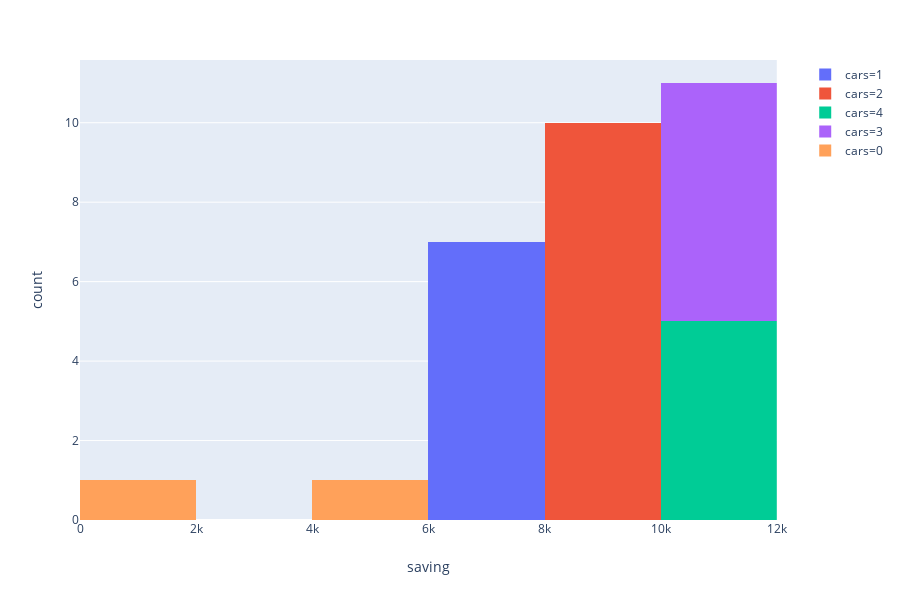

This figure's notebook cell:
### Markdown cell above
***30) histogram with plotly***

### Code cell
a=pd.read_csv('income.csv')
cars=list(a['cars'])
fig = epx.histogram(a, x="saving", color="cars")
fig.show()

### Figure 1 — Plotly figure (JSON) as saved in the notebook; plotly's stock layout.template omitted (floating-point values rounded to 4 significant figures)
{"data": [{"alignmentgroup": "True", "bingroup": "x", "hoverlabel": {"namelength": 0}, "hovertemplate": "cars=1<br>saving=%{x}<br>count=%{y}", "legendgroup": "cars=1", "marker": {"color": "#636efa"}, "name": "cars=1", "offsetgroup": "cars=1", "orientation": "v", "showlegend": true, "type": "histogram", "x": [7675, 7915, 7481, 7675, 7747, 7606, 7288], "xaxis": "x", "yaxis": "y"}, {"alignmentgroup": "True", "bingroup": "x", "hoverlabel": {"namelength": 0}, "hovertemplate": "cars=2<br>saving=%{x}<br>count=%{y}", "legendgroup": "cars=2", "marker": {"color": "#EF553B"}, "name": "cars=2", "offsetgroup": "cars=2", "orientation": "v", "showlegend": true, "type": "histogram", "x": [8646, 9850, 9550, 9645, 9858, 8176, 9816, 9457, 9450, 8662], "xaxis": "x", "yaxis": "y"}, {"alignmentgroup": "True", "bingroup": "x", "hoverlabel": {"namelength": 0}, "hovertemplate": "cars=4<br>saving=%{x}<br>count=%{y}", "legendgroup": "cars=4", "marker": {"color": "#00cc96"}, "name": "cars=4", "offsetgroup": "cars=4", "orientation": "v", "showlegend": true, "type": "histogram", "x": [11169, 11646, 11557, 11410, 11037], "xaxis": "x", "yaxis": "y"}, {"alignmentgroup": "True", "bingroup": "x", "hoverlabel": {"namelength": 0}, "hovertemplate": "cars=3<br>saving=%{x}<br>count=%{y}", "legendgroup": "cars=3", "marker": {"color": "#ab63fa"}, "name": "cars=3", "offsetgroup": "cars=3", "orientation": "v", "showlegend": true, "type": "histogram", "x": [10078, 10171, 10180, 10923, 10702, 10936], "xaxis": "x", "yaxis": "y"}, {"alignmentgroup": "True", "bingroup": "x", "hoverlabel": {"namelength": 0}, "hovertemplate": "cars=0<br>saving=%{x}<br>count=%{y}", "legendgroup": "cars=0", "marker": {"color": "#FFA15A"}, "name": "cars=0", "offsetgroup": "cars=0", "orientation": "v", "showlegend": true, "type": "histogram", "x": [1011, 4080], "xaxis": "x", "yaxis": "y"}], "layout": {"barmode": "relative", "height": 600, "legend": {"tracegroupgap": 0}, "margin": {"t": 60}, "xaxis": {"anchor": "y", "domain": [0, 0.98], "title": {"text": "saving"}}, "yaxis": {"anchor": "x", "domain": [0, 1], "title": {"text": "count"}}}}
